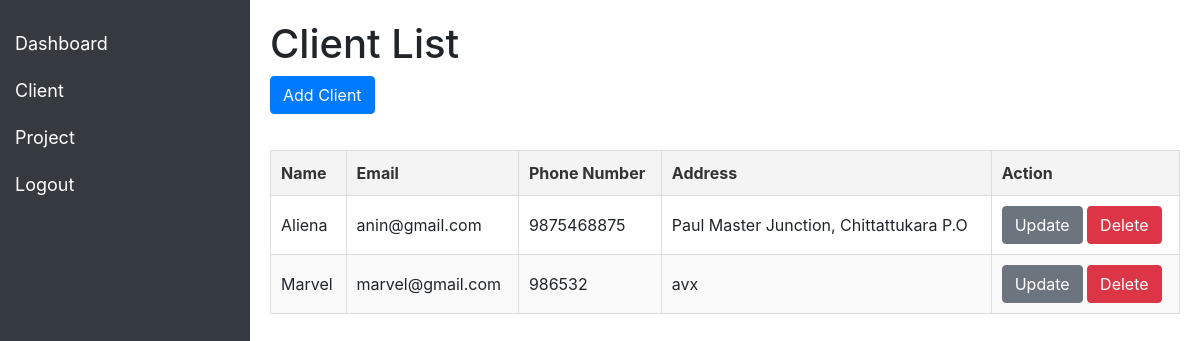
The page /add_client/ (signed in) on the database its author committed.
### App/models.py (models this page shows, shortened)
class Client(models.Model):
  name = models.CharField(max_length=255)
  email = models.EmailField()
  phone_number = models.CharField(max_length=20, blank=True)
  address = models.TextField(blank=True)
  builder=models.ForeignKey(Builder, on_delete=models.CASCADE)

### App/views.py (the view)
# urls.py: path('add_client/', views.add_client, name='add_client'),
@never_cache
@login_required(login_url='login')
def add_client(request):
    builder = Builder.objects.get(user=request.user)
    if request.method == 'POST':
        form = ClientForm(request.POST)
        if form.is_valid():
            client = form.save(commit=False)
            client.builder = builder
            client.save()
            return redirect('/add_client')
    else:
        form = ClientForm()
        clients = Client.objects.filter(builder__user=request.user)
    return render(request, 'add_client.html', {'form': form,'clients': clients})

### template/add_client.html (shortened to what this page needs)
{% extends "base.html" %}
{% block content %}
<div class="content">
    <h1>Client List</h1>
    <button type="button" class="btn btn-primary mb-3" data-toggle="modal" data-target="#addClientModal">Add Client</button>
    <table class="client-table">
        <thead>
            <tr>
                <th>Name</th>
                <th>Email</th>
                <th>Phone Number</th>
                <th>Address</th>
                <th>Action</th>
            </tr>
        </thead>
        <tbody>
            {% if clients %}
            {% for client in clients %}
                <tr>
                    <td>{{ client.name }}</td>
                    <td>{{ client.email }}</td>
                    <td>{{ client.phone_number }}</td>
                    <td>{{ client.address }}</td>
                    <td>
                        <button type="button" class="btn btn-secondary" data-toggle="modal" data-target="#updateModal{{ client.id }}">Update</button>
                        <button type="button" class="btn btn-danger" data-toggle="modal" data-target="#deleteModal{{ client.id }}">Delete</button>
                    </td>
                </tr>
            {% endfor %}
            {% else %}
                <tr>
                    <td colspan="3">No Clients available now.</td>
                </tr>
            {% endif %}
        </tbody>
    </table>
</div>
{% endblock content %}

### static/css/base.css (style rules this page uses)
body { display: flex; height: 100vh; margin: 0; }
.content { margin-left: 250px; padding: 20px; width: calc(100% - 250px); }
.client-table { width: 100%; border-collapse: collapse; margin-top: 20px; }
.client-table th, .client-table td { padding: 10px; border: 1px solid #ddd; text-align: left; }
.client-table th { background-color: #f4f4f4; color: #333; }
.client-table tr:nth-child(even) { background-color: #f9f9f9; }

### rows shown on the page
Client: name "Aliena", email "anin@gmail.com", phone_number "9875468875", address "Paul Master Junction, Chittattukara P.O"
Client: name "Marvel", email "marvel@gmail.com", phone_number "986532", address "avx"
